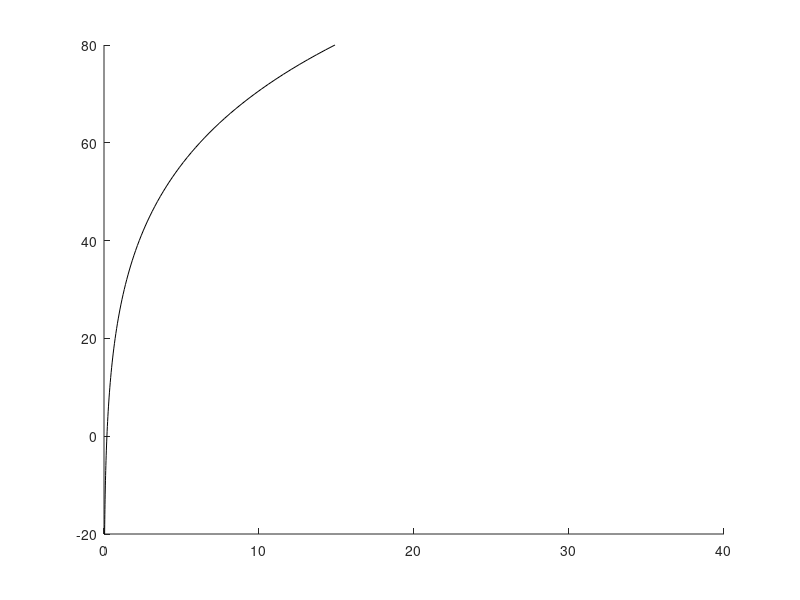

Source code (MATLAB): (Note: this script raises an error after producing the figure.)
close all; clearvars; clc

% Ambient pressure in Pascal
p = 101325;

% Input temperature array in Celsius
T = -20:80;

% Water vapor pressure in Pascal
pv_star = (0.61121 * exp((18.678 - T/234.5) .* T./(257.14 + T))) * 1000;

% Air humidity in kg water per kg dry air
figure
xlim([0,40])
hold on
for phi = [0.05, 0.2, 0.6, 1.0] % THE LAST MUST BE 1.0
    Y_phi = 18.01/28.96 * phi * pv_star ./ (p - phi * pv_star);

    ax = plot(Y_phi*1000,T,'k');
    label(ax,['\phi = ', num2str(phi)],'location','right','slope')
end

% Enthalpy of moist air (inverse function)
Cpg = 1000; % air specific heat at constant pressure in J / (kg K)
Cpv = 1860; % water vapor specific heat at constant pressure in J / (kg K)
delta_hv_0 = 2500900; % water vaporization enthalpy at 0°C in J/kg

for h = [40000, 80000, 120000]
    Y_h = (h - Cpg*T) ./ (delta_hv_0 + Cpv*T);

    % Clear data points beyond 100% relative humidity
    Y_h (Y_h > Y_phi) = NaN;

    ax = plot(Y_h*1000,T,'k--');
    label(ax,['h = ', num2str(h/1000), ' kJ/kg'], 'location','center','slope')
end

hold off
xlabel('Y, g H_2O / kg dry air')
ylabel('T, Celsius')